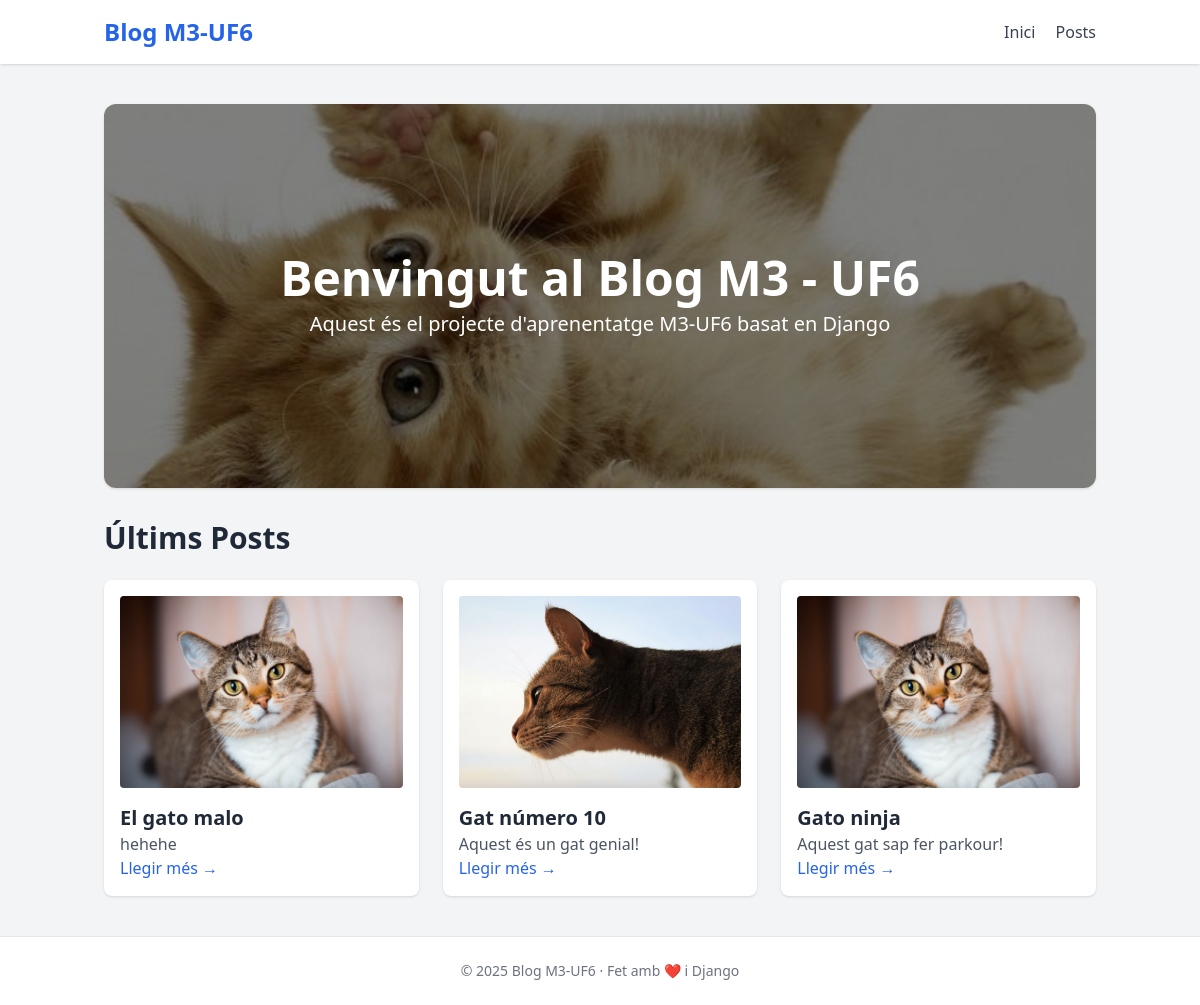
The page / on the database its author committed.
### blog/models.py (models this page shows, shortened)
class Post(models.Model):
    title = models.CharField(max_length=200)
    excerpt = models.TextField()
    image = models.CharField(max_length=100)
    date = models.DateField()
    slug = models.SlugField(unique=True)
    content = models.TextField()
    author = models.ForeignKey(
        Author,
        on_delete=models.SET_NULL,
        null=True,
        related_name="posts"
    )
    tags = models.ManyToManyField(Tag)

### blog/views.py (the view)
# urls.py: path('', views.starting_page, name='starting-page'),
def starting_page(request):
    latest_posts = Post.objects.order_by('-date')[:3]
    return render(request, "blog/index.html", {
        "posts": latest_posts
    })

### blog/templates/blog/index.html (shortened to what this page needs)
{% extends "blog/base.html" %}
{% load static %}
{% block content %}
  <div class="relative w-full h-64 md:h-80 lg:h-96 overflow-hidden rounded-xl shadow mb-8">
    <img src="{% static 'gato.jpg' %}" class="object-cover w-full h-full">
    <div class="absolute inset-0 bg-black bg-opacity-50 flex items-center justify-center">
      <div class="text-center text-white px-4">
        <h1 class="text-4xl md:text-5xl font-bold">Benvingut al Blog M3 - UF6</h1>
        <p class="mt-2 text-lg md:text-xl">Aquest és el projecte d'aprenentatge M3-UF6 basat en Django</p>
      </div>
    </div>
  </div>
    <h1 class="text-3xl font-bold mb-6">Últims Posts</h1>
    <div class="grid grid-cols-1 md:grid-cols-3 gap-6">
        {% for post in posts %}
            <div class="bg-white p-4 rounded-lg shadow">
                <img src="{% static post.image %}" alt="Image" class="w-full h-48 object-cover rounded mb-4">
                <h2 class="text-xl font-semibold">{{ post.title }}</h2>
                <p class="text-gray-600">{{ post.excerpt }}</p>
                <a href="{% url 'posts-detail-page' post.slug %}" class="text-blue-600 hover:underline">Llegir més →</a>
            </div>
        {% endfor %}
    </div>
{% endblock %}

### rows shown on the page
Post: image (picture), title "El gato malo", excerpt "hehehe"
Post: image (picture), title "Gat número 10", excerpt "Aquest és un gat genial!"
Post: image (picture), title "Gato ninja", excerpt "Aquest gat sap fer parkour!"
